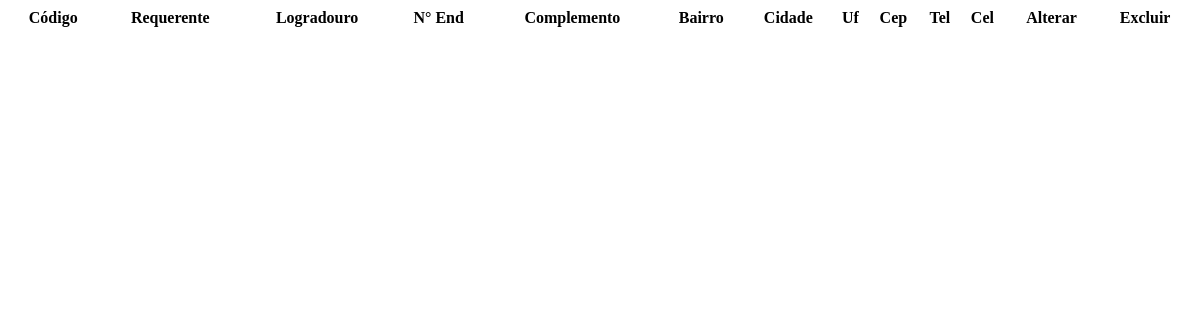
The page /site/recursos/includes/listar/listar_requerentes.php (signed in) on the database as committed earlier.
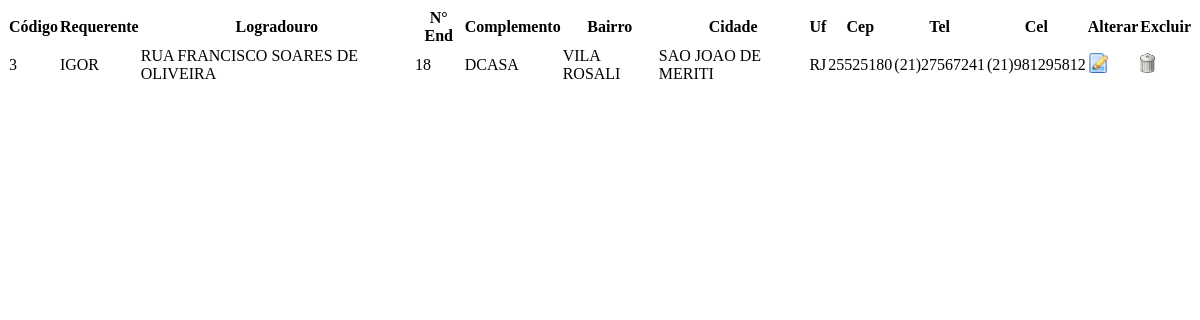
The same page on the database as committed later.
### tables this page shows
CREATE TABLE `requerente` (
  `idRequerente` int(11) NOT NULL,
  `requerente` varchar(50) NOT NULL DEFAULT '-----------------',
  `logradouro` varchar(50) NOT NULL DEFAULT '-----------------',
  `numeroEnd` int(11) NOT NULL DEFAULT '0',
  `complemento` varchar(50) NOT NULL DEFAULT '-----------------',
  `bairro` varchar(50) NOT NULL DEFAULT '-----------------',
  `cidade` varchar(50) NOT NULL DEFAULT '-----------------',
  `uf` varchar(50) NOT NULL DEFAULT '-----------------',
  `cep` varchar(50) NOT NULL DEFAULT '__.___-___',
  `tel` varchar(14) NOT NULL DEFAULT '(00)0000-0000',
  `cel` varchar(15) NOT NULL DEFAULT '(00)0000-00000',
  `usuario` varchar(50) NOT NULL
);

### site/recursos/includes/listar/listar_requerentes.php (the view, shortened to what this page needs)
<!DOCTYPE html>
<html>
    <head>
    </head>
    <body>
        <div style="overflow: auto; max-width: 100%;">
            <table id="table" class="display" cellspacing="0" width="100%">
                <thead>
                    <tr>
                        <th>Código</th>
                        <th>Requerente</th>
                        <th>Logradouro</th>
                        <th>N° End</th>
                        <th>Complemento</th>
                        <th>Bairro</th>
                        <th>Cidade</th>
                        <th>Uf</th>
                        <th>Cep</th>
                        <th>Tel</th>
                        <th>Cel</th>
                        <th>Alterar</th>
                        <th>Excluir</th>
                    </tr>
                </thead>
                <tbody>
                    <?php
                    include_once '../estrutura/conexao/conexao.php';
                    $sql = "select * FROM requerente order by requerente Desc";
                    $query = $pdo->prepare($sql);
                    $query->execute();
                    for ($i = 0; $dados = $query->fetch(); $i++) {
                        $param = $dados['idRequerente'];
                        $param = $param . "|" . $dados['requerente'] . "|" .  "(".substr($dados['tel'], 0,2).")" .substr($dados['tel'], 2,8) ;
                        $param = $param . "|" . "(".substr($dados['cel'], 0,2).")" .substr($dados['cel'], 2,9). "|" . $dados['cep'];
                        $param = $param . "|" . $dados['logradouro'] . "|" . $dados['bairro'];
                        $param = $param . "|" . $dados['cidade'] . "|" . $dados['uf'];
                        $param = $param . "|" . $dados['numeroEnd'] . "|" . $dados['complemento'];
                        ?>
                        <tr>
                            <td><?php echo $dados['idRequerente']; ?></td>
                            <td><?php echo $dados['requerente']; ?></td>
                            <td><?php echo $dados['logradouro']; ?></td>
                            <td><?php echo $dados['numeroEnd']; ?></td>
                            <td><?php echo $dados['complemento']; ?></td>
                            <td><?php echo $dados['bairro']; ?></td>
                            <td><?php echo $dados['cidade']; ?></td>
                            <td><?php echo $dados['uf']; ?></td>
                            <td><?php echo $dados['cep']; ?></td>
                            <td><?php echo "(".substr($dados['tel'], 0,2).")" .substr($dados['tel'], 2,8); ?></td>
                            <td><?php echo "(".substr($dados['cel'], 0,2).")" .substr($dados['cel'], 2,9); ?></td>
                            <td><a href="#" id="edit-editar" data-id="<?php echo $param; ?>"><img src="recursos/imagens/estrutura/alterar.png" height="20px;" alt="alterar"></a></td>
                            <td><a href="#" id="edit-excluir"  data-id="<?php echo $param; ?>"><img src="recursos/imagens/estrutura/lixeira.png" alt="excluir" height="20px;"></a></td>
                        </tr>
                        <?php
                    }
                    ?>
                </tbody>
            </table>
        </div>
    </body>
</html>

Rows that differ between the two databases and show on the page:
added requerente: idRequerente "3", requerente "IGOR", logradouro "RUA FRANCISCO SOARES DE OLIVEIRA", numeroEnd "18", complemento "DCASA", bairro "VILA ROSALI", cidade "SAO JOAO DE MERITI", uf "RJ", cep "25525180", tel "21", tel "27567241", cel "21", cel "981295812"
